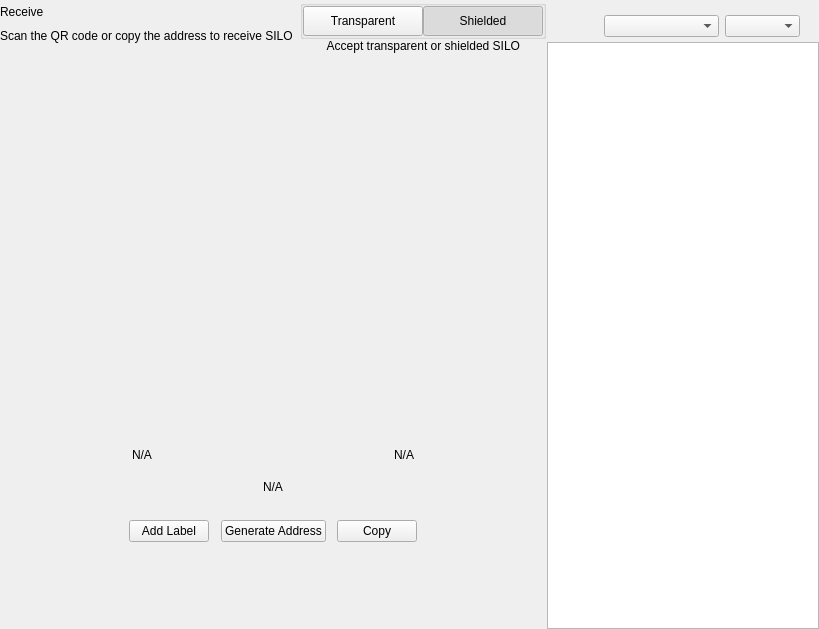
<?xml version="1.0" encoding="UTF-8"?>
<ui version="4.0">
 <class>ReceiveWidget</class>
 <widget class="QWidget" name="ReceiveWidget">
  <property name="geometry">
   <rect>
    <x>0</x>
    <y>0</y>
    <width>819</width>
    <height>629</height>
   </rect>
  </property>
  <property name="minimumSize">
   <size>
    <width>0</width>
    <height>0</height>
   </size>
  </property>
  <property name="windowTitle">
   <string>Form</string>
  </property>
  <layout class="QHBoxLayout" name="horizontalLayout_2" stretch="2,1">
   <property name="spacing">
    <number>0</number>
   </property>
   <property name="leftMargin">
    <number>0</number>
   </property>
   <property name="topMargin">
    <number>0</number>
   </property>
   <property name="rightMargin">
    <number>0</number>
   </property>
   <property name="bottomMargin">
    <number>0</number>
   </property>
   <item>
    <widget class="QWidget" name="left" native="true">
     <layout class="QVBoxLayout" name="verticalLayout_3">
      <property name="leftMargin">
       <number>0</number>
      </property>
      <property name="topMargin">
       <number>0</number>
      </property>
      <property name="rightMargin">
       <number>0</number>
      </property>
      <property name="bottomMargin">
       <number>0</number>
      </property>
      <item>
       <layout class="QVBoxLayout" name="verticalLayout_2">
        <property name="spacing">
         <number>0</number>
        </property>
        <property name="leftMargin">
         <number>0</number>
        </property>
        <item>
         <layout class="QHBoxLayout" name="horizontalLayout_3">
          <property name="spacing">
           <number>0</number>
          </property>
          <item>
           <layout class="QVBoxLayout" name="verticalLayout_4">
            <property name="spacing">
             <number>5</number>
            </property>
            <item>
             <widget class="QLabel" name="labelTitle">
              <property name="text">
               <string>Receive</string>
              </property>
             </widget>
            </item>
            <item alignment="Qt::AlignTop">
             <widget class="QLabel" name="labelSubtitle1">
              <property name="text">
               <string>Scan the QR code or copy the address to receive SILO</string>
              </property>
             </widget>
            </item>
           </layout>
          </item>
          <item>
           <spacer name="horizontalSpacer">
            <property name="orientation">
             <enum>Qt::Horizontal</enum>
            </property>
            <property name="sizeHint" stdset="0">
             <size>
              <width>40</width>
              <height>20</height>
             </size>
            </property>
           </spacer>
          </item>
          <item>
           <widget class="QWidget" name="containerViewPrivacyChecks" native="true">
            <layout class="QVBoxLayout" name="containerPrivacyChecks">
             <property name="spacing">
              <number>0</number>
             </property>
             <property name="leftMargin">
              <number>0</number>
             </property>
             <property name="topMargin">
              <number>0</number>
             </property>
             <property name="rightMargin">
              <number>0</number>
             </property>
             <property name="bottomMargin">
              <number>0</number>
             </property>
             <item alignment="Qt::AlignHCenter|Qt::AlignVCenter">
              <widget class="QGroupBox" name="groupBox">
               <property name="title">
                <string/>
               </property>
               <layout class="QHBoxLayout" name="horizontalLayout_2_1">
                <property name="spacing">
                 <number>0</number>
                </property>
                <property name="leftMargin">
                 <number>0</number>
                </property>
                <property name="topMargin">
                 <number>0</number>
                </property>
                <property name="rightMargin">
                 <number>0</number>
                </property>
                <property name="bottomMargin">
                 <number>0</number>
                </property>
                <item>
                 <widget class="QPushButton" name="pushLeft">
                  <property name="minimumSize">
                   <size>
                    <width>120</width>
                    <height>30</height>
                   </size>
                  </property>
                  <property name="maximumSize">
                   <size>
                    <width>120</width>
                    <height>30</height>
                   </size>
                  </property>
                  <property name="focusPolicy">
                   <enum>Qt::NoFocus</enum>
                  </property>
                  <property name="text">
                   <string>Transparent</string>
                  </property>
                  <property name="checkable">
                   <bool>true</bool>
                  </property>
                  <property name="autoExclusive">
                   <bool>true</bool>
                  </property>
                 </widget>
                </item>
                <item>
                 <widget class="QPushButton" name="pushRight">
                  <property name="minimumSize">
                   <size>
                    <width>120</width>
                    <height>30</height>
                   </size>
                  </property>
                  <property name="maximumSize">
                   <size>
                    <width>120</width>
                    <height>30</height>
                   </size>
                  </property>
                  <property name="focusPolicy">
                   <enum>Qt::NoFocus</enum>
                  </property>
                  <property name="text">
                   <string>Shielded</string>
                  </property>
                  <property name="checkable">
                   <bool>true</bool>
                  </property>
                  <property name="checked">
                   <bool>true</bool>
                  </property>
                  <property name="autoExclusive">
                   <bool>true</bool>
                  </property>
                 </widget>
                </item>
               </layout>
              </widget>
             </item>
             <item alignment="Qt::AlignHCenter|Qt::AlignTop">
              <widget class="QLabel" name="labelSubtitle2">
               <property name="text">
                <string>Accept transparent or shielded SILO</string>
               </property>
               <property name="alignment">
                <set>Qt::AlignRight|Qt::AlignTrailing|Qt::AlignVCenter</set>
               </property>
              </widget>
             </item>
            </layout>
           </widget>
          </item>
         </layout>
        </item>
        <item>
         <spacer name="verticalSpacer_2">
          <property name="orientation">
           <enum>Qt::Vertical</enum>
          </property>
          <property name="sizeType">
           <enum>QSizePolicy::Expanding</enum>
          </property>
          <property name="sizeHint" stdset="0">
           <size>
            <width>20</width>
            <height>50</height>
           </size>
          </property>
         </spacer>
        </item>
        <item alignment="Qt::AlignHCenter">
         <widget class="QWidget" name="layoutQR" native="true">
          <property name="maximumSize">
           <size>
            <width>510</width>
            <height>16777215</height>
           </size>
          </property>
          <layout class="QVBoxLayout" name="verticalLayoutQr">
           <item>
            <spacer name="verticalSpacer11">
             <property name="orientation">
              <enum>Qt::Vertical</enum>
             </property>
             <property name="sizeType">
              <enum>QSizePolicy::Fixed</enum>
             </property>
             <property name="sizeHint" stdset="0">
              <size>
               <width>20</width>
               <height>20</height>
              </size>
             </property>
            </spacer>
           </item>
           <item alignment="Qt::AlignHCenter">
            <widget class="QLabel" name="labelQrImg">
             <property name="minimumSize">
              <size>
               <width>260</width>
               <height>260</height>
              </size>
             </property>
             <property name="maximumSize">
              <size>
               <width>260</width>
               <height>260</height>
              </size>
             </property>
             <property name="text">
              <string/>
             </property>
             <property name="alignment">
              <set>Qt::AlignCenter</set>
             </property>
            </widget>
           </item>
           <item>
            <spacer name="verticalSpacer_21">
             <property name="orientation">
              <enum>Qt::Vertical</enum>
             </property>
             <property name="sizeType">
              <enum>QSizePolicy::Fixed</enum>
             </property>
             <property name="sizeHint" stdset="0">
              <size>
               <width>20</width>
               <height>30</height>
              </size>
             </property>
            </spacer>
           </item>
           <item>
            <widget class="QWidget" name="widget" native="true">
             <property name="minimumSize">
              <size>
               <width>0</width>
               <height>0</height>
              </size>
             </property>
             <layout class="QHBoxLayout" name="horizontalLayout_5">
              <item>
               <widget class="QLabel" name="labelLabel">
                <property name="text">
                 <string notr="true">N/A</string>
                </property>
               </widget>
              </item>
              <item>
               <spacer name="horizontalSpacer_2">
                <property name="orientation">
                 <enum>Qt::Horizontal</enum>
                </property>
                <property name="sizeHint" stdset="0">
                 <size>
                  <width>141</width>
                  <height>20</height>
                 </size>
                </property>
               </spacer>
              </item>
              <item>
               <widget class="QLabel" name="labelDate">
                <property name="text">
                 <string notr="true">N/A</string>
                </property>
                <property name="alignment">
                 <set>Qt::AlignRight|Qt::AlignTrailing|Qt::AlignVCenter</set>
                </property>
               </widget>
              </item>
             </layout>
            </widget>
           </item>
           <item>
            <widget class="QLabel" name="labelAddress">
             <property name="sizePolicy">
              <sizepolicy hsizetype="Expanding" vsizetype="Preferred">
               <horstretch>0</horstretch>
               <verstretch>0</verstretch>
              </sizepolicy>
             </property>
             <property name="minimumSize">
              <size>
               <width>300</width>
               <height>0</height>
              </size>
             </property>
             <property name="text">
              <string notr="true">N/A</string>
             </property>
             <property name="alignment">
              <set>Qt::AlignCenter</set>
             </property>
            </widget>
           </item>
           <item>
            <spacer name="verticalSpacer_4">
             <property name="orientation">
              <enum>Qt::Vertical</enum>
             </property>
             <property name="sizeType">
              <enum>QSizePolicy::Fixed</enum>
             </property>
             <property name="sizeHint" stdset="0">
              <size>
               <width>20</width>
               <height>20</height>
              </size>
             </property>
            </spacer>
           </item>
           <item>
            <layout class="QHBoxLayout" name="horizontalLayout_4">
             <item alignment="Qt::AlignHCenter">
              <widget class="QPushButton" name="pushButtonLabel">
               <property name="focusPolicy">
                <enum>Qt::NoFocus</enum>
               </property>
               <property name="text">
                <string>Add Label</string>
               </property>
              </widget>
             </item>
             <item alignment="Qt::AlignHCenter">
              <widget class="QPushButton" name="pushButtonNewAddress">
               <property name="focusPolicy">
                <enum>Qt::NoFocus</enum>
               </property>
               <property name="text">
                <string>Generate Address</string>
               </property>
              </widget>
             </item>
             <item alignment="Qt::AlignHCenter">
              <widget class="QPushButton" name="pushButtonCopy">
               <property name="focusPolicy">
                <enum>Qt::NoFocus</enum>
               </property>
               <property name="text">
                <string>Copy</string>
               </property>
              </widget>
             </item>
            </layout>
           </item>
           <item>
            <spacer name="verticalSpacer_3">
             <property name="orientation">
              <enum>Qt::Vertical</enum>
             </property>
             <property name="sizeType">
              <enum>QSizePolicy::Expanding</enum>
             </property>
             <property name="sizeHint" stdset="0">
              <size>
               <width>20</width>
               <height>20</height>
              </size>
             </property>
            </spacer>
           </item>
          </layout>
         </widget>
        </item>
        <item>
         <spacer name="verticalSpacer">
          <property name="orientation">
           <enum>Qt::Vertical</enum>
          </property>
          <property name="sizeHint" stdset="0">
           <size>
            <width>20</width>
            <height>40</height>
           </size>
          </property>
         </spacer>
        </item>
       </layout>
      </item>
     </layout>
    </widget>
   </item>
   <item>
    <widget class="QWidget" name="right" native="true">
     <layout class="QVBoxLayout" name="verticalLayout_5">
      <property name="spacing">
       <number>0</number>
      </property>
      <property name="leftMargin">
       <number>1</number>
      </property>
      <property name="topMargin">
       <number>0</number>
      </property>
      <property name="rightMargin">
       <number>0</number>
      </property>
      <property name="bottomMargin">
       <number>0</number>
      </property>
      <item>
       <layout class="QVBoxLayout" name="container_right">
        <property name="spacing">
         <number>0</number>
        </property>
        <property name="leftMargin">
         <number>0</number>
        </property>
        <property name="rightMargin">
         <number>0</number>
        </property>
        <item>
         <layout class="QVBoxLayout" name="verticalLayout">
          <property name="spacing">
           <number>6</number>
          </property>
          <property name="leftMargin">
           <number>19</number>
          </property>
          <property name="rightMargin">
           <number>19</number>
          </property>
          <item>
           <widget class="OptionButton" name="btnRequest" native="true"/>
          </item>
          <item>
           <widget class="OptionButton" name="btnMyAddresses" native="true">
            <property name="sizePolicy">
             <sizepolicy hsizetype="Preferred" vsizetype="Minimum">
              <horstretch>0</horstretch>
              <verstretch>0</verstretch>
             </sizepolicy>
            </property>
           </widget>
          </item>
         </layout>
        </item>
        <item>
         <widget class="QWidget" name="sortWidget" native="true">
          <layout class="QHBoxLayout" name="horizontalLayout_6">
           <property name="leftMargin">
            <number>19</number>
           </property>
           <property name="rightMargin">
            <number>19</number>
           </property>
           <property name="bottomMargin">
            <number>5</number>
           </property>
           <item>
            <spacer name="horizontalSpacer_3">
             <property name="orientation">
              <enum>Qt::Horizontal</enum>
             </property>
             <property name="sizeHint" stdset="0">
              <size>
               <width>40</width>
               <height>20</height>
              </size>
             </property>
            </spacer>
           </item>
           <item>
            <widget class="QComboBox" name="comboBoxSort">
             <property name="sizePolicy">
              <sizepolicy hsizetype="Preferred" vsizetype="Fixed">
               <horstretch>0</horstretch>
               <verstretch>0</verstretch>
              </sizepolicy>
             </property>
             <property name="minimumSize">
              <size>
               <width>115</width>
               <height>0</height>
              </size>
             </property>
            </widget>
           </item>
           <item>
            <widget class="QComboBox" name="comboBoxSortOrder">
             <property name="sizePolicy">
              <sizepolicy hsizetype="Preferred" vsizetype="Fixed">
               <horstretch>0</horstretch>
               <verstretch>0</verstretch>
              </sizepolicy>
             </property>
             <property name="minimumSize">
              <size>
               <width>75</width>
               <height>0</height>
              </size>
             </property>
            </widget>
           </item>
          </layout>
         </widget>
        </item>
        <item>
         <widget class="QListView" name="listViewAddress"/>
        </item>
       </layout>
      </item>
     </layout>
    </widget>
   </item>
  </layout>
 </widget>
 <customwidgets>
  <customwidget>
   <class>OptionButton</class>
   <extends>QWidget</extends>
   <header>qt/seed2need/optionbutton.h</header>
   <container>1</container>
  </customwidget>
 </customwidgets>
 <resources/>
 <connections/>
</ui>
